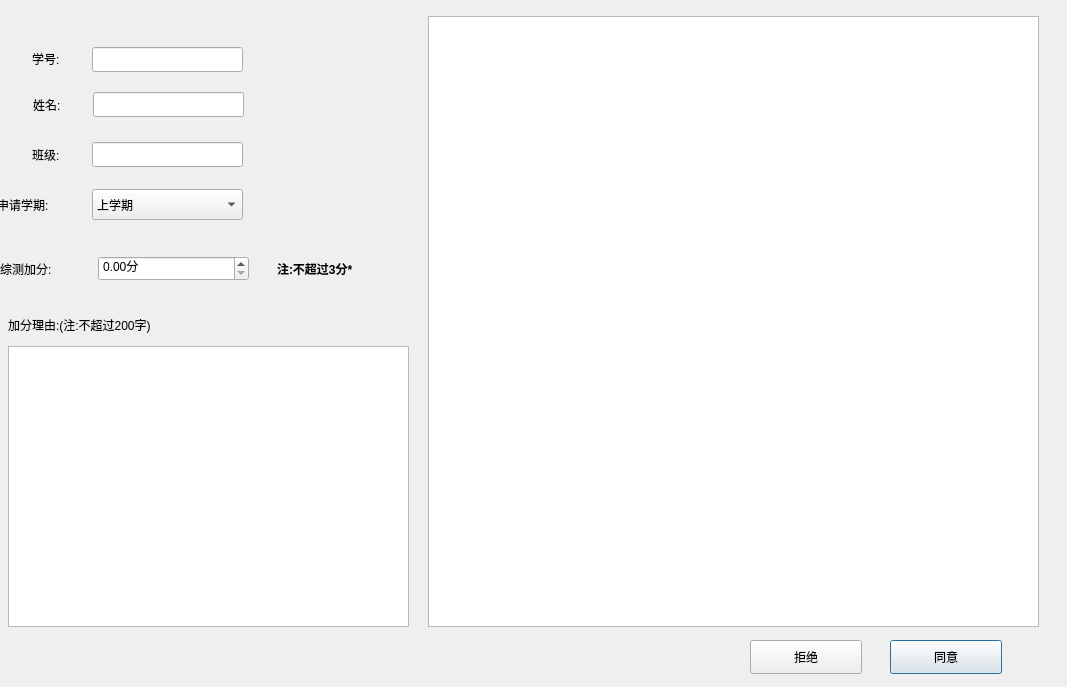
<?xml version="1.0" encoding="UTF-8"?>
<ui version="4.0">
 <class>AuditAddScore</class>
 <widget class="QDialog" name="AuditAddScore">
  <property name="geometry">
   <rect>
    <x>0</x>
    <y>0</y>
    <width>1067</width>
    <height>687</height>
   </rect>
  </property>
  <property name="windowTitle">
   <string>加分审核</string>
  </property>
  <widget class="QLineEdit" name="nameEdit">
   <property name="geometry">
    <rect>
     <x>93</x>
     <y>92</y>
     <width>151</width>
     <height>25</height>
    </rect>
   </property>
  </widget>
  <widget class="QLabel" name="label_7">
   <property name="geometry">
    <rect>
     <x>277</x>
     <y>260</y>
     <width>161</width>
     <height>18</height>
    </rect>
   </property>
   <property name="font">
    <font>
     <weight>75</weight>
     <bold>true</bold>
    </font>
   </property>
   <property name="text">
    <string>注:不超过3分*</string>
   </property>
  </widget>
  <widget class="QLabel" name="label_8">
   <property name="geometry">
    <rect>
     <x>8</x>
     <y>316</y>
     <width>231</width>
     <height>18</height>
    </rect>
   </property>
   <property name="text">
    <string>加分理由:(注:不超过200字)</string>
   </property>
  </widget>
  <widget class="QDoubleSpinBox" name="spinBox">
   <property name="geometry">
    <rect>
     <x>98</x>
     <y>256</y>
     <width>151</width>
     <height>25</height>
    </rect>
   </property>
   <property name="suffix">
    <string>分</string>
   </property>
   <property name="maximum">
    <double>3.000000000000000</double>
   </property>
  </widget>
  <widget class="QLabel" name="label_4">
   <property name="geometry">
    <rect>
     <x>33</x>
     <y>96</y>
     <width>81</width>
     <height>18</height>
    </rect>
   </property>
   <property name="text">
    <string>姓名:</string>
   </property>
  </widget>
  <widget class="QTableView" name="tableView">
   <property name="geometry">
    <rect>
     <x>428</x>
     <y>16</y>
     <width>611</width>
     <height>611</height>
    </rect>
   </property>
  </widget>
  <widget class="QLineEdit" name="classEdit">
   <property name="geometry">
    <rect>
     <x>92</x>
     <y>142</y>
     <width>151</width>
     <height>25</height>
    </rect>
   </property>
  </widget>
  <widget class="QLineEdit" name="idEdit">
   <property name="geometry">
    <rect>
     <x>92</x>
     <y>47</y>
     <width>151</width>
     <height>25</height>
    </rect>
   </property>
  </widget>
  <widget class="QPushButton" name="okBtn">
   <property name="geometry">
    <rect>
     <x>890</x>
     <y>640</y>
     <width>112</width>
     <height>34</height>
    </rect>
   </property>
   <property name="text">
    <string>同意</string>
   </property>
  </widget>
  <widget class="QPlainTextEdit" name="textEdit">
   <property name="geometry">
    <rect>
     <x>8</x>
     <y>346</y>
     <width>401</width>
     <height>281</height>
    </rect>
   </property>
  </widget>
  <widget class="QComboBox" name="comboBox">
   <property name="geometry">
    <rect>
     <x>92</x>
     <y>189</y>
     <width>151</width>
     <height>31</height>
    </rect>
   </property>
   <item>
    <property name="text">
     <string>上学期</string>
    </property>
   </item>
   <item>
    <property name="text">
     <string>下学期</string>
    </property>
   </item>
  </widget>
  <widget class="QLabel" name="label_5">
   <property name="geometry">
    <rect>
     <x>32</x>
     <y>146</y>
     <width>81</width>
     <height>18</height>
    </rect>
   </property>
   <property name="text">
    <string>班级:</string>
   </property>
  </widget>
  <widget class="QLabel" name="label_2">
   <property name="geometry">
    <rect>
     <x>32</x>
     <y>50</y>
     <width>81</width>
     <height>18</height>
    </rect>
   </property>
   <property name="text">
    <string>学号:</string>
   </property>
  </widget>
  <widget class="QLabel" name="label_6">
   <property name="geometry">
    <rect>
     <x>-3</x>
     <y>196</y>
     <width>81</width>
     <height>18</height>
    </rect>
   </property>
   <property name="text">
    <string>申请学期:</string>
   </property>
  </widget>
  <widget class="QLabel" name="label_9">
   <property name="geometry">
    <rect>
     <x>0</x>
     <y>260</y>
     <width>81</width>
     <height>18</height>
    </rect>
   </property>
   <property name="text">
    <string>综测加分:</string>
   </property>
  </widget>
  <widget class="QPushButton" name="cancleBtn">
   <property name="geometry">
    <rect>
     <x>750</x>
     <y>640</y>
     <width>112</width>
     <height>34</height>
    </rect>
   </property>
   <property name="text">
    <string>拒绝</string>
   </property>
  </widget>
 </widget>
 <resources/>
 <connections/>
</ui>
